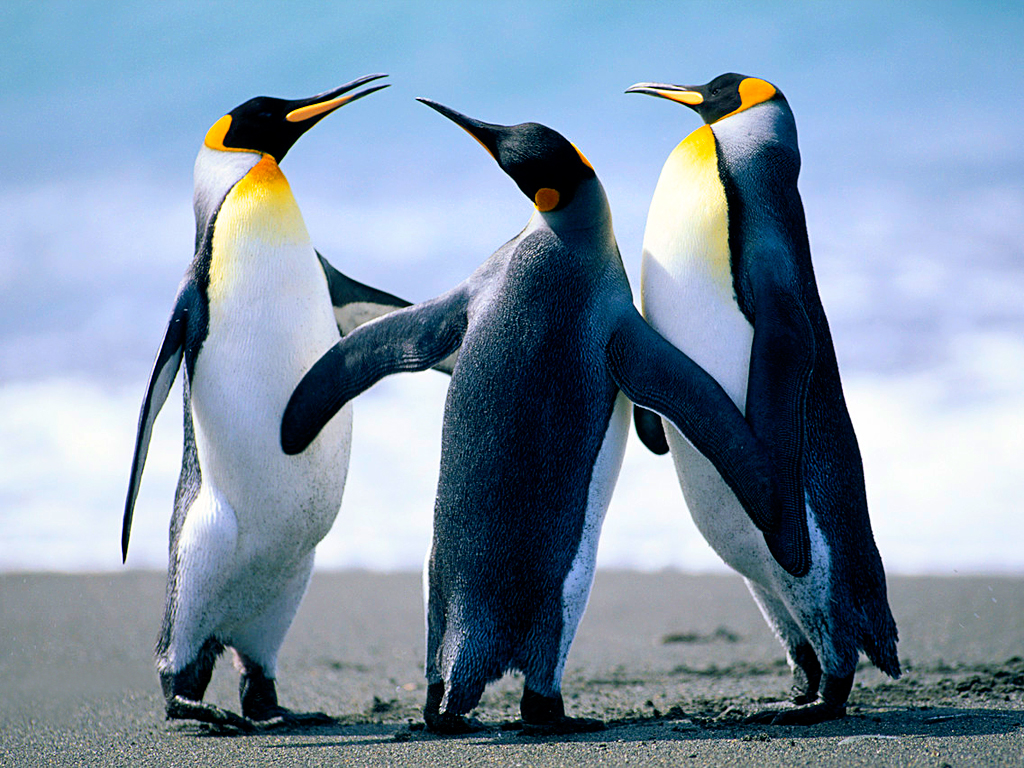
#> input picture 02-convolutions/image.jpg, 1024 x 768 px
$ python -i image_convolution.py   (imports and definitions only)
#> lines starting #> are read from the running program, lines starting #| are printed output that depends on the picture
#!/usr/bin/env python

import os, sys, logging
from PIL import Image, ImageFilter

class ImageConvolution:

    image = None

    # constructor
    def __init__(self, input):

        # open and process the image
#> called with input = 'image.jpg'
        try:
            self.image = Image.open(input)
#> self.image is the input picture: PIL image 1024x768 RGB; mean R, G, B 127.8, 148, 168.1
            self.processImage()

        # catch io exceptions
        except IOError as exception:
            logging.error(exception);

        # catch any other exceptions
        except Exception as exception:
            logging.error(exception);


    def processImage(self):

        # apply image convolution filter for edge detection

        # predefine matrix, scale and offset
        size = (3, 3)
        scale = 1
        offset = 0

        # define kernel
        # kernel = (-1, -2, -1, 0, 0, 0, 1, 2, 1)

        # -1, -2, -1
        #  0   0   0
        #  1   2   1

        # -1, 0,  1
        # -2, 0,  2
        # -1, 0,  1

        sobel_v = (1, 2, 1, 0, 0, 0, -1, -2, -1) # Sobel V
        sobel_h = (-1, 0, 1, -2, 0, 2, -1, 0, 1) # Sobel H

        img = self.image.convert("L") # convert to grayslce
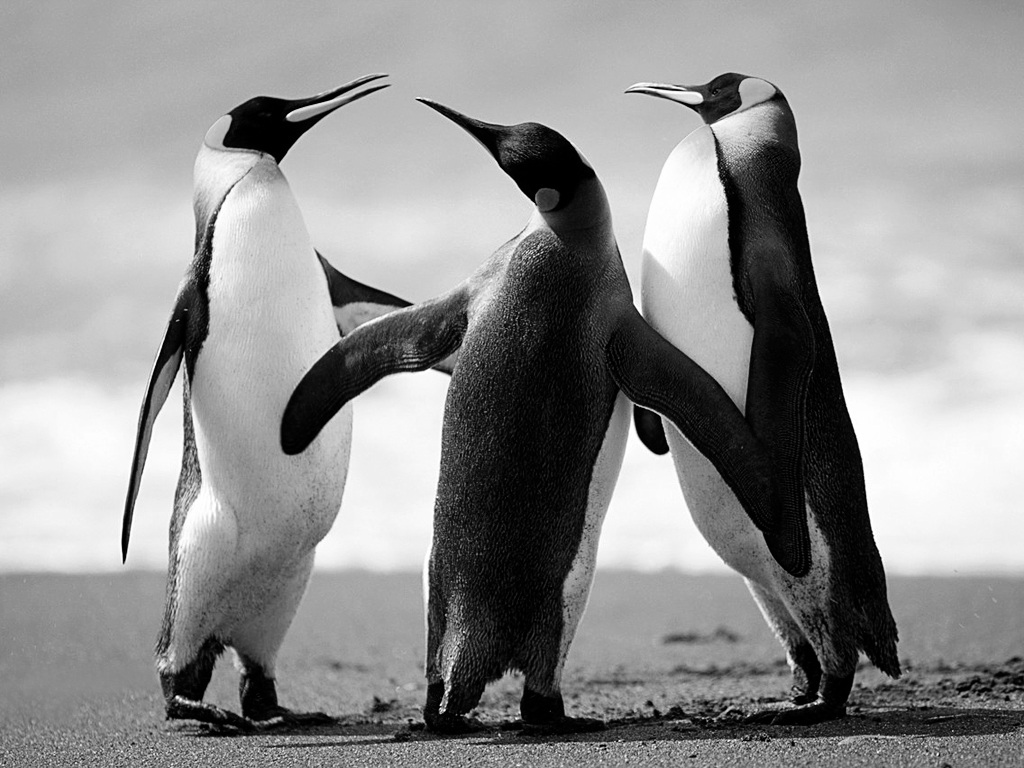
#> img: PIL image 1024x768 L; min 0, max 255, mean 144.3
        # img = img.filter(ImageFilter.GaussianBlur(1.5)) # blur the image to remove texture
        img = img.filter(ImageFilter.MedianFilter(5)) # apply median filtr to remove texture
        img1 = img.filter(ImageFilter.Kernel(size, sobel_v, scale, offset)) # apply the filter
        img2 = img.filter(ImageFilter.Kernel(size, sobel_h, scale, offset)) # apply the filter
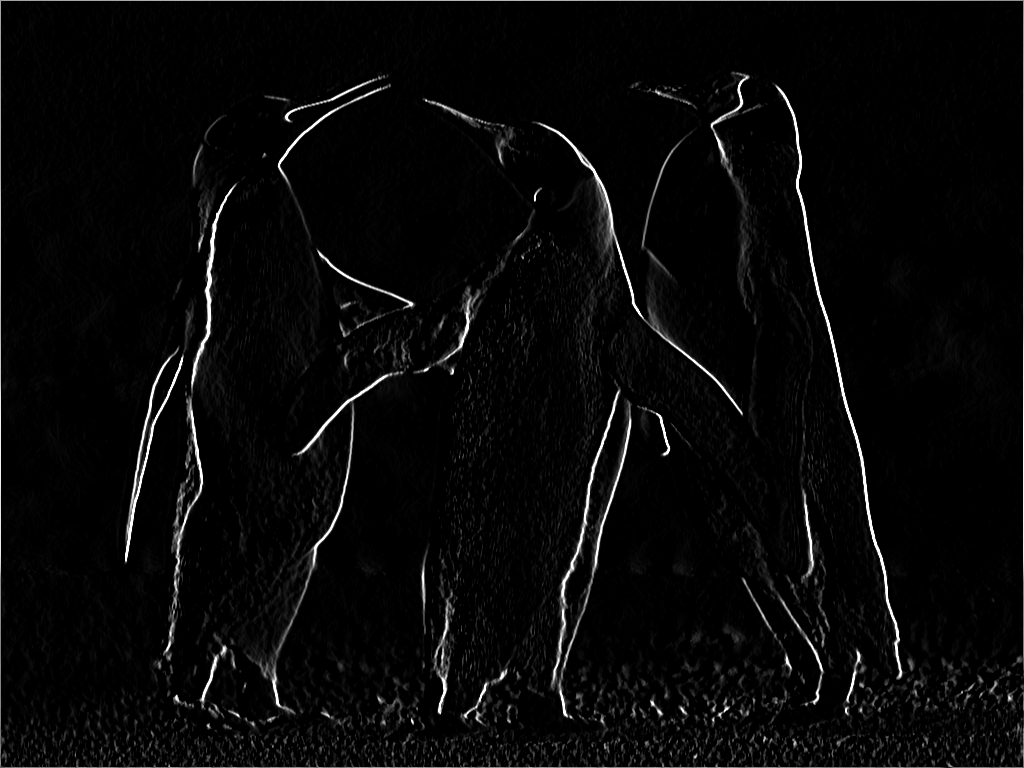
#> img2: PIL image 1024x768 L; min 0, max 255, mean 8
        self.image = img1

>>> result = ImageConvolution('image.jpg').processImage()
#> in processImage (call 2), `img = img.filter(ImageFilter.MedianFilter(5))`:
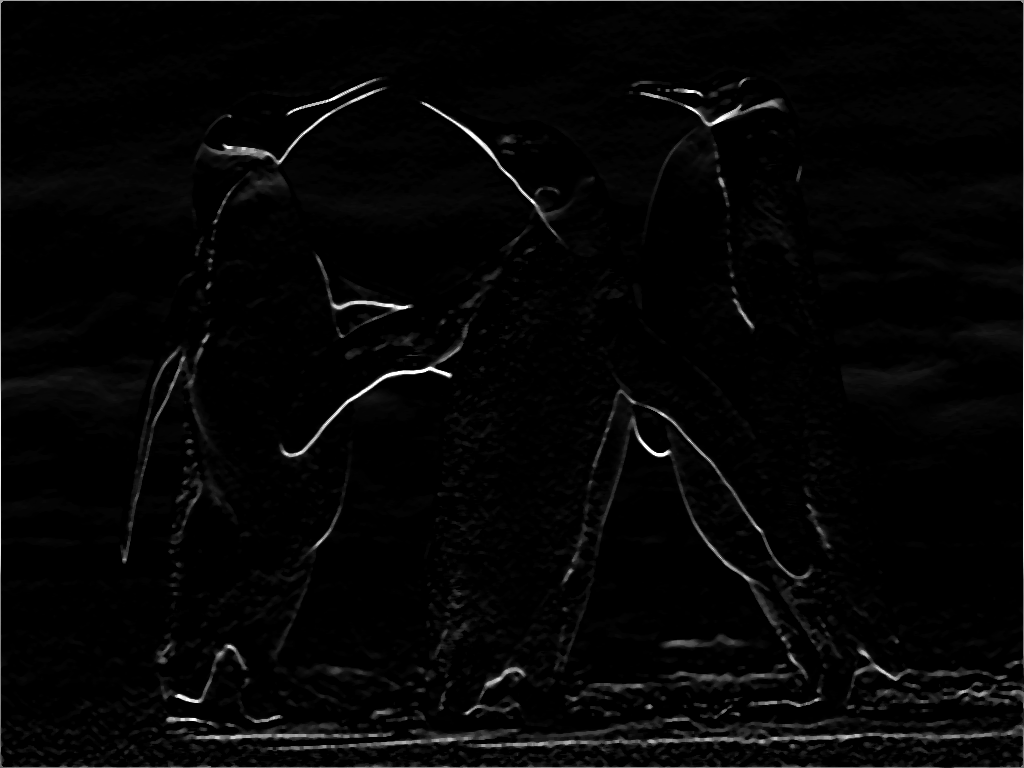
#> img: PIL image 1024x768 L; min 0, max 255, mean 5.6
#> in processImage (call 2), `img1 = img.filter(ImageFilter.Kernel(size, sobel_v, scale, offset))`:
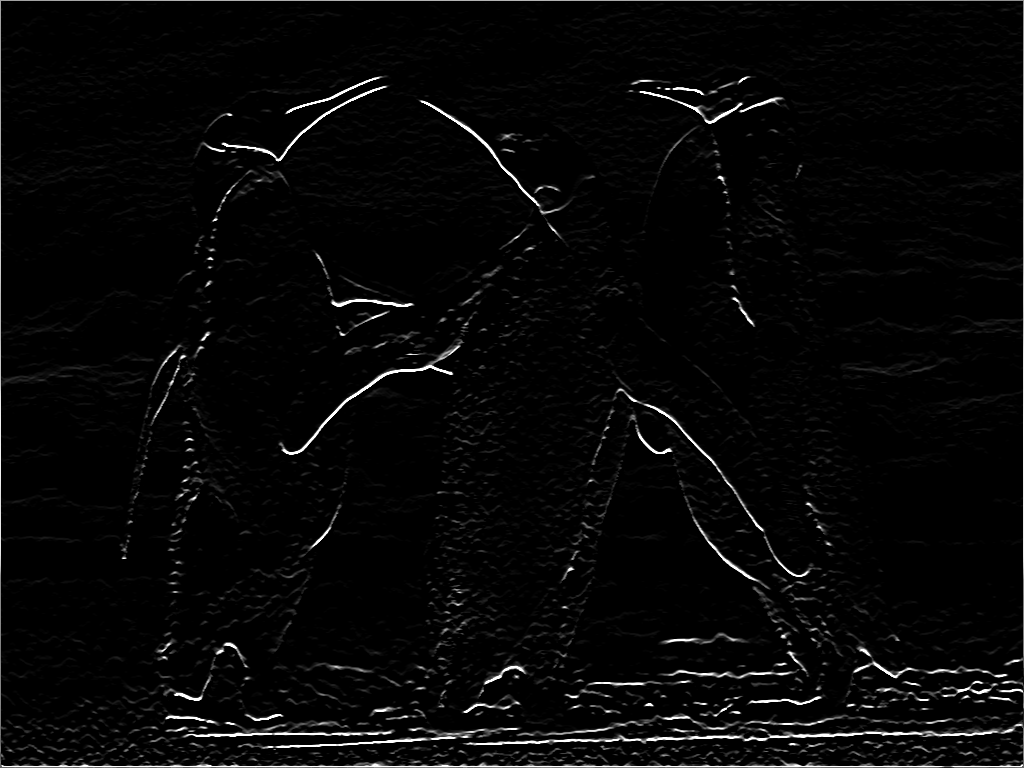
#> img1: PIL image 1024x768 L; min 0, max 255, mean 7.2
#> in processImage (call 2), `img2 = img.filter(ImageFilter.Kernel(size, sobel_h, scale, offset))`:
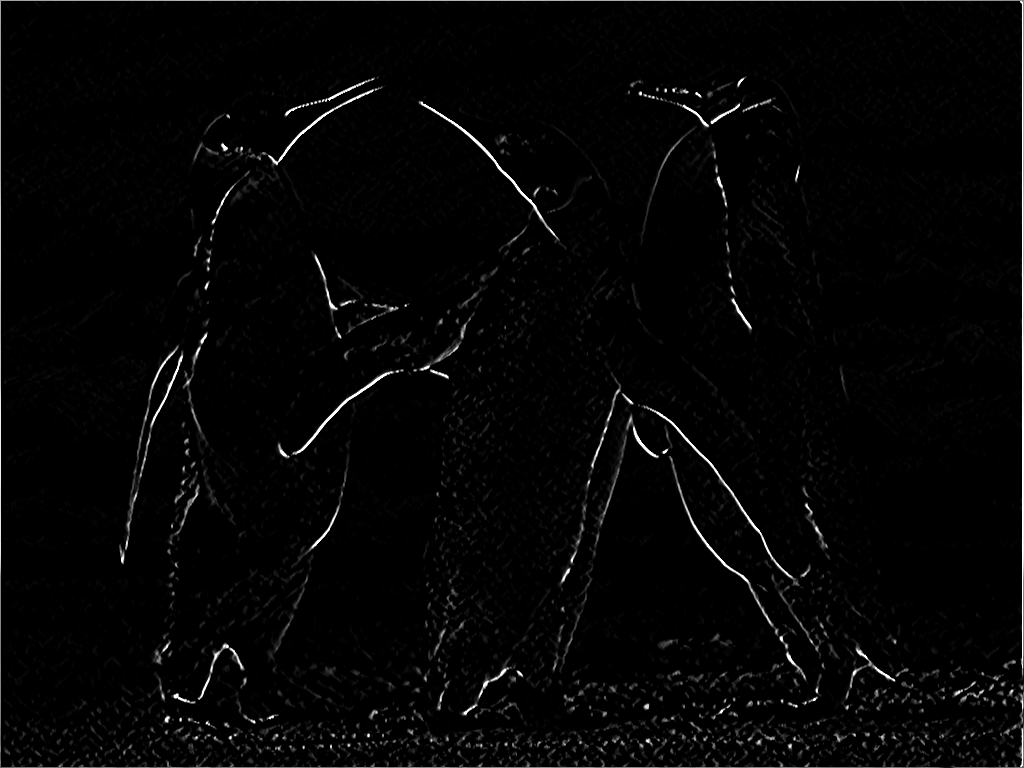
#> img2: PIL image 1024x768 L; min 0, max 255, mean 5.2
